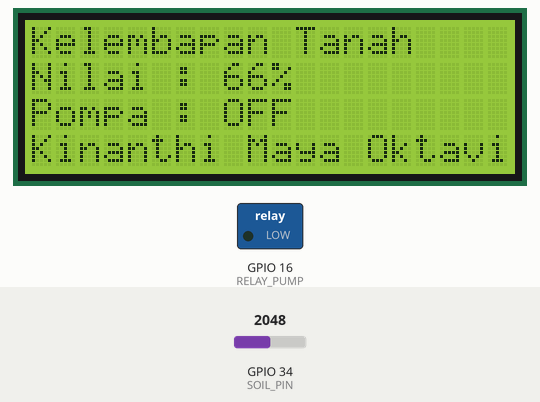
The sketch below on a simulated ESP32. Shown: 20×4 character LCD, switched loads named in the sketch (green lamp = pin HIGH). The inputs (shaded band) are chosen by the test bench; at power-on: GPIO 34 (SOIL_PIN) = 2048. What the sketch prints to the serial monitor is not drawn.

Above: at 3.2 s.
3.3 s: GPIO 34 (SOIL_PIN) set to 2785
At 5.5 s:
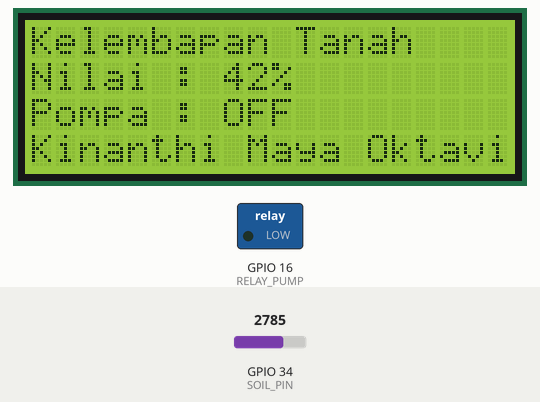
5.9 s: GPIO 34 (SOIL_PIN) set to 2919
At 7.3 s:
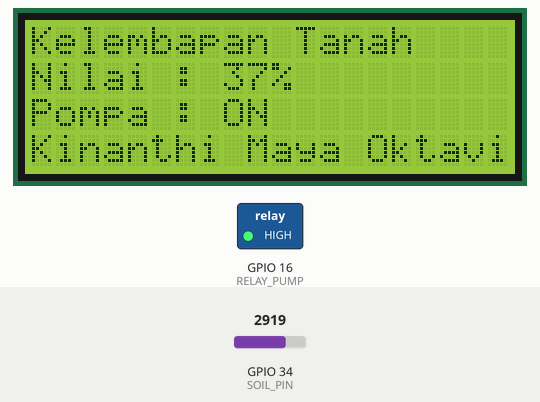
8.5 s: GPIO 34 (SOIL_PIN) set to 2866
11.6 s: GPIO 34 (SOIL_PIN) set to 2047
At 13.1 s:
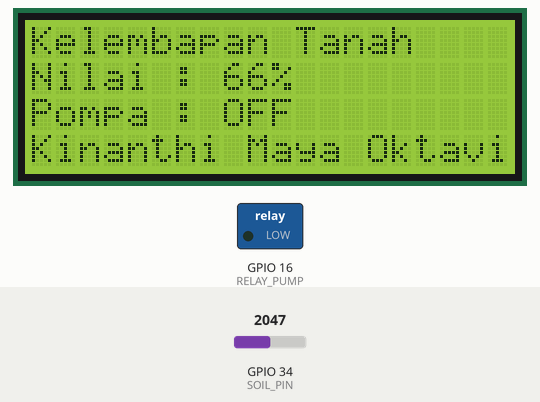
Timing chart, 0 to 14.6 s (numbered marks = the images above; inputs shaded):
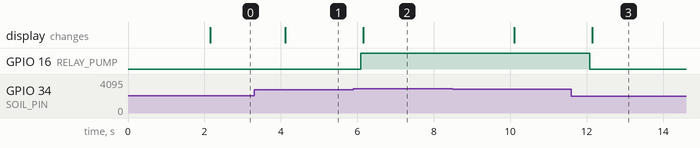

Measured:
- the behaviour switches between 2857 and 2858 on GPIO 34 (SOIL_PIN) (found by bisection; images 1 and 2)
- after the input at 3.3 s, the display: changes after 0.81 s (image 1)
- after the input at 5.9 s, GPIO 16 (RELAY_PUMP): LOW → HIGH after 0.19 s; the display: changes after 0.25 s (image 2)
- after the input at 11.6 s, GPIO 16 (RELAY_PUMP): HIGH → LOW after 0.49 s; the display: changes after 0.55 s (image 3)

The sketch:

Agro.ino
```cpp
#include <Wire.h>
#include <LiquidCrystal_I2C.h>

#define SOIL_PIN 34
#define RELAY_PUMP 16

LiquidCrystal_I2C lcd(0x27, 20, 4);

const int SOIL_DRY = 40;

unsigned long lastTimeSensor = 0;
const unsigned long timerDelaySensor = 2000;

int lastSoil = 0;
bool pumpState = false;

void setup() {
  Serial.begin(115200);

  Wire.begin(21, 22);

  lcd.init();
  lcd.backlight();
  lcd.clear();
  lcd.setCursor(0,0);
  lcd.print("Memulai Sistem...");

  pinMode(RELAY_PUMP, OUTPUT);
  digitalWrite(RELAY_PUMP, LOW);

  delay(2000);
  lcd.clear();
  Serial.println("Sistem Berjalan");
}

void loop() {
  // Membaca Sensor dan Mengatur Pompa (Setiap 2 detik)
  if (millis() - lastTimeSensor >= timerDelaySensor) {
    lastTimeSensor = millis();

    int soilAnalog = analogRead(SOIL_PIN);

    // Mapping nilai analog ke persen (0-100%)
    lastSoil = map(soilAnalog, 4095, 1000, 0, 100);
    lastSoil = constrain(lastSoil, 0, 100);

    // --- LOGIKA KONTROL POMPA ---
    pumpState = (lastSoil < SOIL_DRY);
    digitalWrite(RELAY_PUMP, pumpState ? HIGH : LOW);

    // --- TAMPILAN LCD ---
    lcd.setCursor(0,0);
    lcd.print("Kelembapan Tanah");

    lcd.setCursor(0,1);
    lcd.print("Nilai : ");
    lcd.print(lastSoil);
    lcd.print("%    ");

    lcd.setCursor(0,2);
    lcd.print("Pompa : ");
    if (pumpState) lcd.print("ON ");
    else lcd.print("OFF");
    lcd.print("      ");

    // Menampilkan status sistem di baris ke-4
    lcd.setCursor(0,3);
    lcd.print("Kinanthi Maya Oktavi");

    // Output ke Serial Monitor
    Serial.print("Soil: ");
    Serial.print(lastSoil);
    Serial.print("% | Pump: ");
    Serial.println(pumpState ? "ON" : "OFF");
  }
}
```
